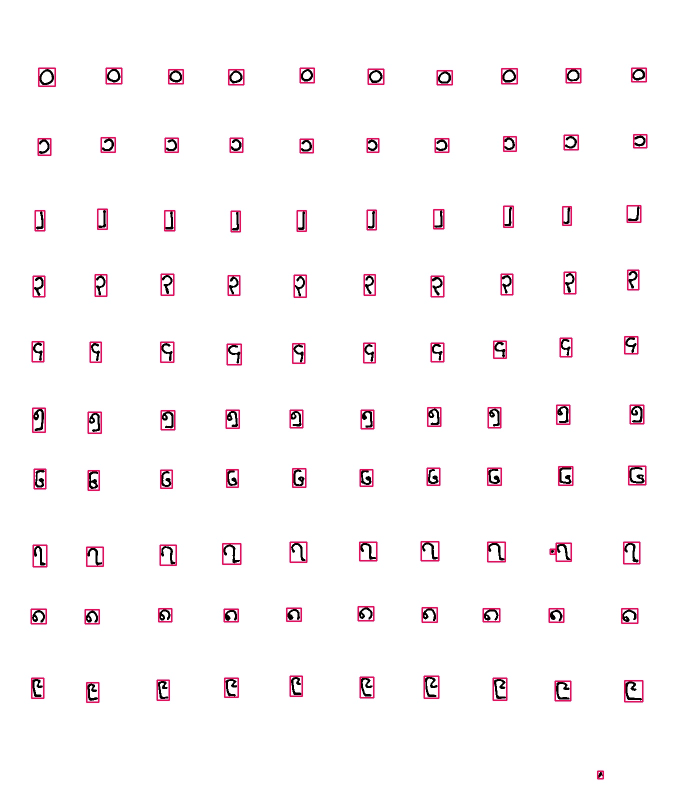
#> input picture box.jpg, 1359 x 1600 px, given in place of Testing.jpg, which was not available (shown at 1/2 size)
$ python pre-process.py --input box.jpg --output out.png
#> lines starting #> are read from the running program, lines starting #| are printed output that depends on the picture; after the words box and inside, x2 and y2 are one past the last pixel; in counts of white or black regions, pixels touching at a corner belong together; pictures that were not available may be replaced by others from this repository, and a replacement may not be noted
#> further down, image is the input picture: shape (1600, 1359, 3); mean B, G, R 248.8, 247.3, 251
import argparse
import re

parser = argparse.ArgumentParser(description='Preprocessing Image')
parser.add_argument('-i', '--input', type=str, help='input file', required=True)
parser.add_argument('-o', '--output', type=str, default='processed.jpg', help='output file', required=True)

args = parser.parse_args()

inputFile = getattr(args, 'input')
outFile = getattr(args, 'output')

#Importing necessary libraries
import cv2
import numpy as np
from matplotlib import pyplot as plt
from scipy.ndimage import interpolation as inter

def correct_skew(image, delta=1, limit=5):
#> called with delta = 1, limit = 5
    def determine_score(arr, angle):
        data = inter.rotate(arr, angle, reshape=False, order=0)
        histogram = np.sum(data, axis=1)
        score = np.sum((histogram[1:] - histogram[:-1]) ** 2)
        return histogram, score

    gray = cv2.cvtColor(image, cv2.COLOR_BGR2GRAY)
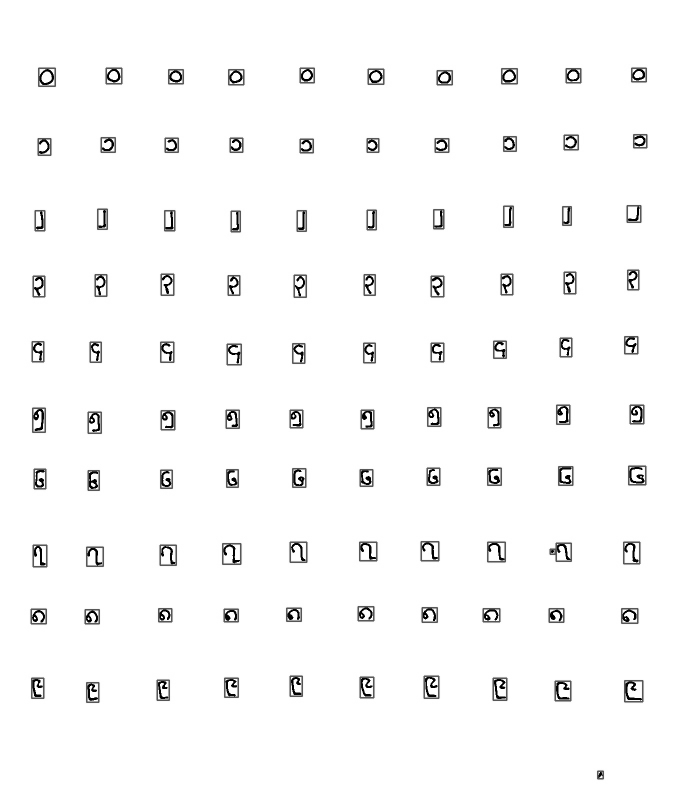
#> gray: shape (1600, 1359) (shown at 1/2 size); min 0, max 255, mean 248.6
    thresh = cv2.threshold(gray, 0, 255, cv2.THRESH_BINARY_INV + cv2.THRESH_OTSU)[1]
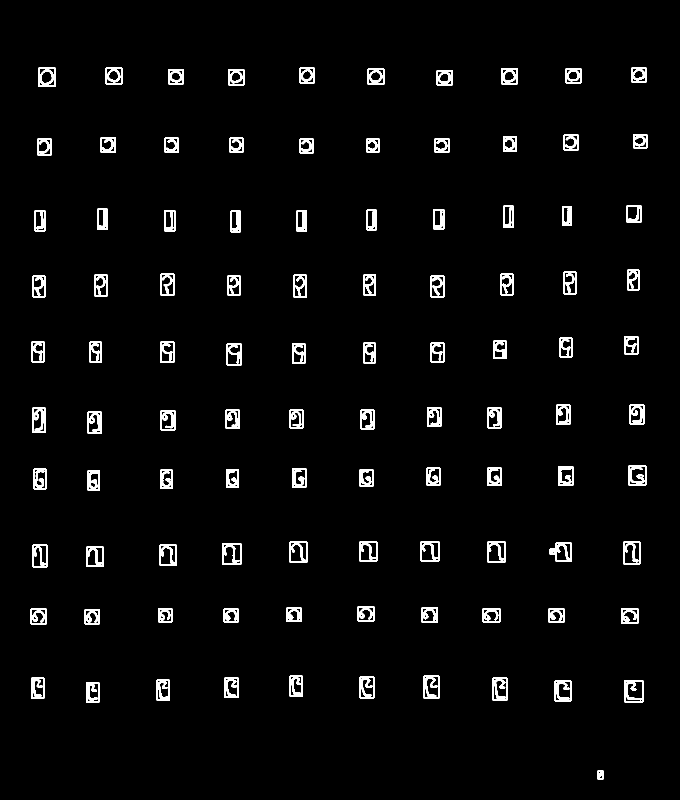
#> thresh: shape (1600, 1359) (shown at 1/2 size); 3% white; 101 white regions, largest, box (x1, y1, x2, y2) and area: (1248, 1360, 1287, 1405) 881, (64, 815, 92, 866) 854, (1256, 931, 1293, 971) 836

    scores = []
    angles = np.arange(-limit, limit + delta, delta)
    for angle in angles:
        histogram, score = determine_score(thresh, angle)
        scores.append(score)
#> this loop made 11 passes
#> score on passes 1 to 11: 6002717850, 7388270550, 9559195200, 11859649650, 16945645050, 24272141850, 15569846100, 13181087700, 9117155250, 8150103450, 5977618200
#> pass 1, in determine_score, `data = inter.rotate(arr, angle, reshape=False, order=0)`:
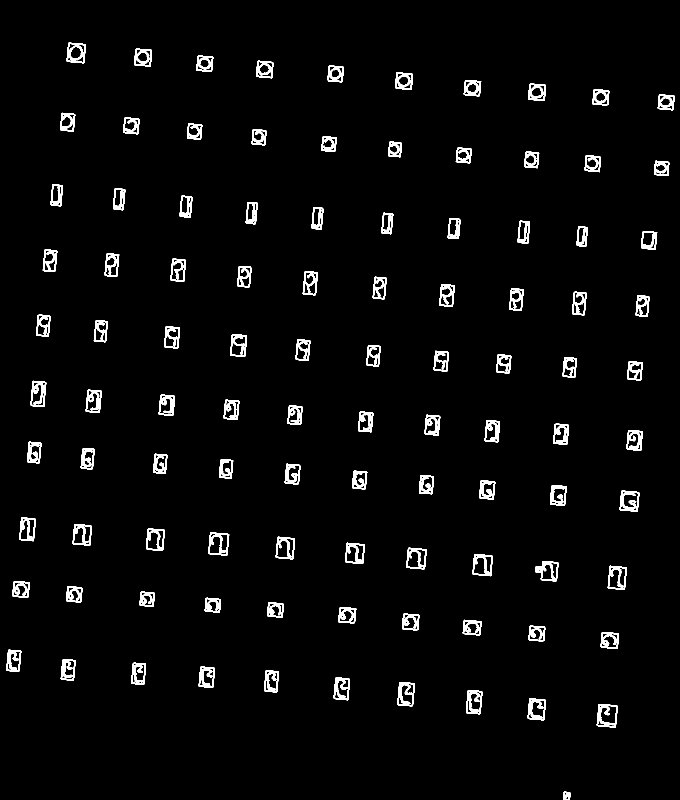
#> data: shape (1600, 1359) (shown at 1/2 size); 3% white; 101 white regions, largest, box (x1, y1, x2, y2) and area: (1193, 1408, 1236, 1456) 879, (61, 761, 93, 814) 853, (1239, 981, 1279, 1024) 839
#> pass 2, in determine_score (call 2), `data = inter.rotate(arr, angle, reshape=False, order=0)`:
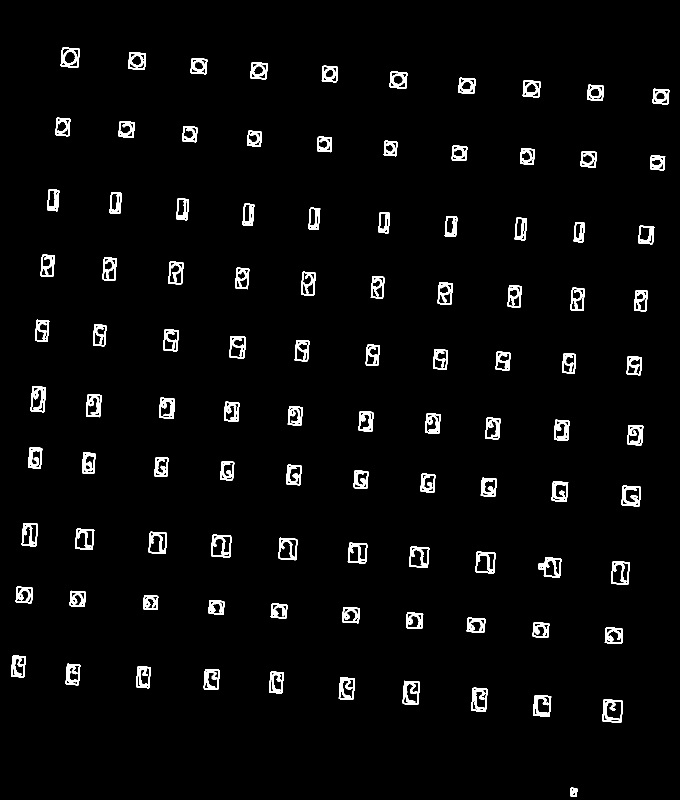
#> data: shape (1600, 1359) (shown at 1/2 size); 3% white; 101 white regions, largest, box (x1, y1, x2, y2) and area: (1205, 1398, 1246, 1446) 879, (61, 772, 92, 825) 853, (1243, 971, 1282, 1013) 837
#> pass 3, in determine_score (call 3), `data = inter.rotate(arr, angle, reshape=False, order=0)`:
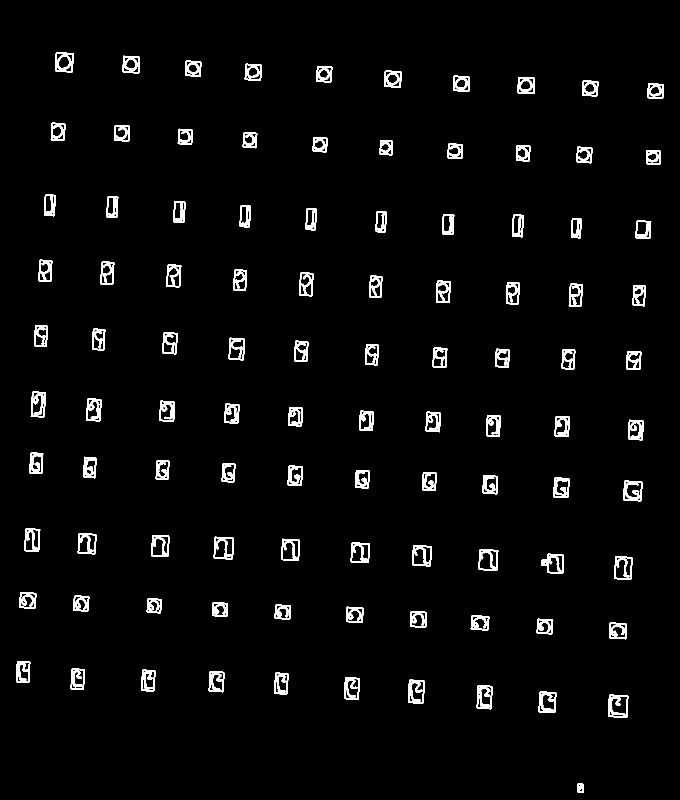
#> data: shape (1600, 1359) (shown at 1/2 size); 3% white; 101 white regions, largest, box (x1, y1, x2, y2) and area: (1216, 1389, 1257, 1436) 881, (61, 783, 92, 835) 854, (1246, 961, 1285, 1003) 836
#> after the loop, scores = [6002717850, 7388270550, 9559195200, 11859649650, 16945645050, 24272141850, 15569846100, 13181087700, 9117155250, 8150103450, 5977618200]

    best_angle = angles[scores.index(max(scores))]
#> best_angle = 0

    (h, w) = image.shape[:2]
#> h = 1600; w = 1359
    center = (w // 2, h // 2)
#> center = (679, 800)
    M = cv2.getRotationMatrix2D(center, best_angle, 1.0)
#> M = [[1, 0, 0], [0, 1, 0]]
    rotated = cv2.warpAffine(image, M, (w, h), flags=cv2.INTER_CUBIC, \
              borderMode=cv2.BORDER_REPLICATE)

    return best_angle, rotated

#reading the original image using OpenCV
image = cv2.imread('Testing.jpg')

#Converting the colored image to greyscale
angle, rotated = correct_skew(image)
#> angle = 0
# cv2.imwrite('rotated.jpg', rotated)

gray = cv2.cvtColor(rotated,cv2.COLOR_BGR2GRAY)
thresh = cv2.threshold(gray, 0, 255, cv2.THRESH_BINARY_INV + cv2.THRESH_OTSU)[1]

# Remove horizontal lines
horizontal_kernel = cv2.getStructuringElement(cv2.MORPH_RECT, (40,1))
remove_horizontal = cv2.morphologyEx(thresh, cv2.MORPH_OPEN, horizontal_kernel, iterations=2)
#> remove_horizontal: shape (1600, 1359); every value is 0
cnts = cv2.findContours(remove_horizontal, cv2.RETR_EXTERNAL, cv2.CHAIN_APPROX_SIMPLE)
#> cnts = 0 contours
cnts = cnts[0] if len(cnts) == 2 else cnts[1]
#> cnts = []
for c in cnts:
    cv2.drawContours(rotated, [c], -1, (255,255,255), 5)
#> this loop made 0 passes

# Remove vertical lines
vertical_kernel = cv2.getStructuringElement(cv2.MORPH_RECT, (1,40))
#> vertical_kernel = 40 values from 1 to 1
remove_vertical = cv2.morphologyEx(thresh, cv2.MORPH_OPEN, vertical_kernel, iterations=2)
cnts = cv2.findContours(remove_vertical, cv2.RETR_EXTERNAL, cv2.CHAIN_APPROX_SIMPLE)
#> cnts = 0 contours
cnts = cnts[0] if len(cnts) == 2 else cnts[1]
#> cnts = []
for c in cnts:
    cv2.drawContours(rotated, [c], -1, (255,255,255), 5)
gray = cv2.cvtColor(rotated,cv2.COLOR_BGR2GRAY)

#applying median filter for Salt and pepper/impulse noise
blurer = cv2.medianBlur(gray,5)

#applying non-localized means for final Denoising of the image
dst = cv2.fastNlMeansDenoising(blurer,None,17,9,17)

#converting the image to binarized form using adaptive thresholding
th1 = cv2.adaptiveThreshold(dst,255,cv2.ADAPTIVE_THRESH_GAUSSIAN_C,cv2.THRESH_BINARY,11,2)
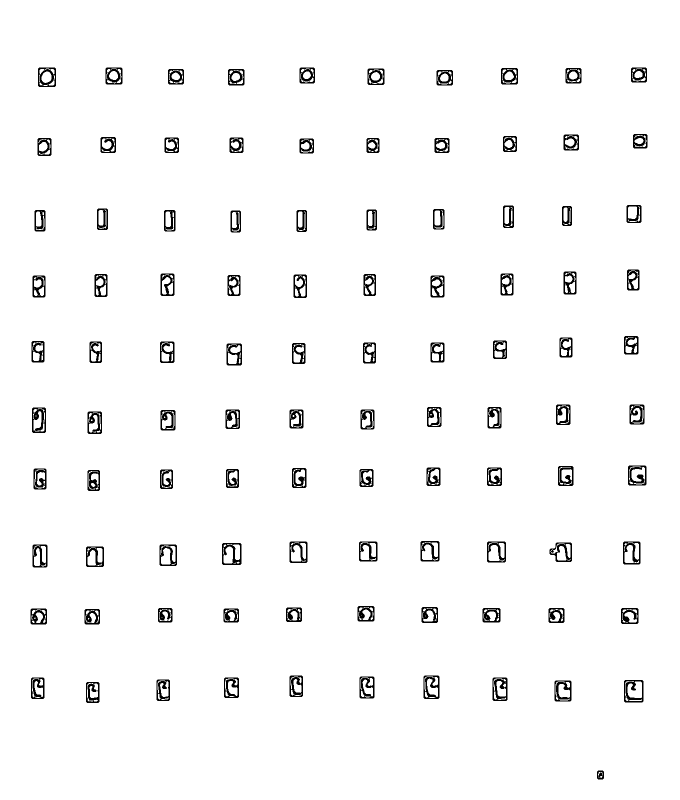
#> th1: shape (1600, 1359) (shown at 1/2 size); 97% white; 101 black regions, largest, box (x1, y1, x2, y2) and area: (64, 815, 92, 866) 853, (1248, 1360, 1287, 1405) 850, (1256, 931, 1293, 971) 817

cv2.imwrite(outFile, th1)
